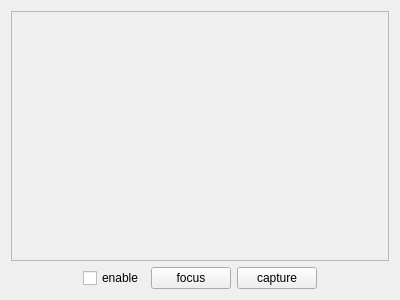
<?xml version="1.0" encoding="UTF-8"?>
<ui version="4.0">
 <class>CameraWidget</class>
 <widget class="QWidget" name="CameraWidget">
  <property name="geometry">
   <rect>
    <x>0</x>
    <y>0</y>
    <width>400</width>
    <height>300</height>
   </rect>
  </property>
  <property name="windowTitle">
   <string>Form</string>
  </property>
  <layout class="QGridLayout" name="gridLayout">
   <item row="1" column="0">
    <spacer name="horizontalSpacer">
     <property name="orientation">
      <enum>Qt::Horizontal</enum>
     </property>
     <property name="sizeHint" stdset="0">
      <size>
       <width>56</width>
       <height>21</height>
      </size>
     </property>
    </spacer>
   </item>
   <item row="1" column="3">
    <widget class="QPushButton" name="captureButton">
     <property name="text">
      <string>capture</string>
     </property>
    </widget>
   </item>
   <item row="1" column="4">
    <spacer name="horizontalSpacer_2">
     <property name="orientation">
      <enum>Qt::Horizontal</enum>
     </property>
     <property name="sizeHint" stdset="0">
      <size>
       <width>56</width>
       <height>21</height>
      </size>
     </property>
    </spacer>
   </item>
   <item row="1" column="2">
    <widget class="QPushButton" name="focusButton">
     <property name="text">
      <string>focus</string>
     </property>
    </widget>
   </item>
   <item row="0" column="0" colspan="5">
    <widget class="QScrollArea" name="scrollArea">
     <property name="widgetResizable">
      <bool>true</bool>
     </property>
     <widget class="QWidget" name="scrollAreaWidgetContents">
      <property name="geometry">
       <rect>
        <x>0</x>
        <y>0</y>
        <width>380</width>
        <height>250</height>
       </rect>
      </property>
     </widget>
    </widget>
   </item>
   <item row="1" column="1">
    <widget class="QCheckBox" name="enableCheckBox">
     <property name="text">
      <string>enable</string>
     </property>
    </widget>
   </item>
  </layout>
 </widget>
 <resources/>
 <connections/>
</ui>
